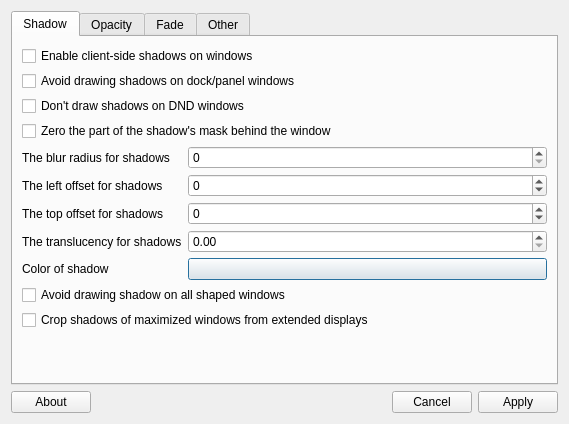
<?xml version="1.0" encoding="UTF-8"?>
<ui version="4.0">
 <class>MainDialog</class>
 <widget class="QDialog" name="MainDialog">
  <property name="geometry">
   <rect>
    <x>0</x>
    <y>0</y>
    <width>569</width>
    <height>424</height>
   </rect>
  </property>
  <property name="windowTitle">
   <string>Special Effect Settings</string>
  </property>
  <layout class="QVBoxLayout" name="verticalLayout">
   <item>
    <widget class="QTabWidget" name="tabWidget">
     <property name="currentIndex">
      <number>0</number>
     </property>
     <widget class="QWidget" name="shadowTab">
      <attribute name="title">
       <string>Shadow</string>
      </attribute>
      <layout class="QFormLayout" name="formLayout">
       <property name="verticalSpacing">
        <number>5</number>
       </property>
       <property name="bottomMargin">
        <number>3</number>
       </property>
       <item row="0" column="0" colspan="2">
        <widget class="QCheckBox" name="shadow">
         <property name="text">
          <string>Enable client-side shadows on windows</string>
         </property>
        </widget>
       </item>
       <item row="1" column="0" colspan="2">
        <widget class="QCheckBox" name="no_dock_shadow">
         <property name="text">
          <string>Avoid drawing shadows on dock/panel windows</string>
         </property>
        </widget>
       </item>
       <item row="2" column="0" colspan="2">
        <widget class="QCheckBox" name="no_dnd_shadow">
         <property name="text">
          <string>Don't draw shadows on DND windows</string>
         </property>
        </widget>
       </item>
       <item row="3" column="0" colspan="2">
        <widget class="QCheckBox" name="clear_shadow">
         <property name="toolTip">
          <string>Fix some weirdness with ARGB windows</string>
         </property>
         <property name="text">
          <string>Zero the part of the shadow's mask behind the window</string>
         </property>
        </widget>
       </item>
       <item row="4" column="0">
        <widget class="QLabel" name="shadow_radius_label">
         <property name="text">
          <string>The blur radius for shadows</string>
         </property>
        </widget>
       </item>
       <item row="4" column="1">
        <widget class="QSpinBox" name="shadow_radius"/>
       </item>
       <item row="5" column="0">
        <widget class="QLabel" name="shadow_offset_x_label">
         <property name="text">
          <string>The left offset for shadows</string>
         </property>
        </widget>
       </item>
       <item row="5" column="1">
        <widget class="QSpinBox" name="shadow_offset_x">
         <property name="minimum">
          <number>-99</number>
         </property>
        </widget>
       </item>
       <item row="6" column="0">
        <widget class="QLabel" name="shadow_offset_y_label">
         <property name="text">
          <string>The top offset for shadows</string>
         </property>
        </widget>
       </item>
       <item row="6" column="1">
        <widget class="QSpinBox" name="shadow_offset_y">
         <property name="minimum">
          <number>-99</number>
         </property>
        </widget>
       </item>
       <item row="7" column="0">
        <widget class="QLabel" name="shadow_opacity_label">
         <property name="text">
          <string>The translucency for shadows</string>
         </property>
        </widget>
       </item>
       <item row="7" column="1">
        <widget class="QDoubleSpinBox" name="shadow_opacity">
         <property name="maximum">
          <double>1.000000000000000</double>
         </property>
         <property name="singleStep">
          <double>0.050000000000000</double>
         </property>
        </widget>
       </item>
       <item row="8" column="0">
        <widget class="QLabel" name="label_5">
         <property name="text">
          <string>Color of shadow</string>
         </property>
        </widget>
       </item>
       <item row="8" column="1">
        <widget class="QPushButton" name="shadow_color">
         <property name="text">
          <string/>
         </property>
        </widget>
       </item>
       <item row="9" column="0" colspan="2">
        <widget class="QCheckBox" name="shadow_ignore_shaped">
         <property name="text">
          <string>Avoid drawing shadow on all shaped windows</string>
         </property>
        </widget>
       </item>
       <item row="10" column="0" colspan="2">
        <widget class="QCheckBox" name="xinerama_shadow_crop">
         <property name="text">
          <string>Crop shadows of maximized windows from extended displays</string>
         </property>
        </widget>
       </item>
      </layout>
     </widget>
     <widget class="QWidget" name="opacityTab">
      <attribute name="title">
       <string>Opacity</string>
      </attribute>
      <layout class="QFormLayout" name="formLayout_2">
       <property name="fieldGrowthPolicy">
        <enum>QFormLayout::AllNonFixedFieldsGrow</enum>
       </property>
       <item row="0" column="0">
        <widget class="QLabel" name="menu_opacity_label">
         <property name="text">
          <string>The opacity for menus</string>
         </property>
        </widget>
       </item>
       <item row="1" column="0">
        <widget class="QLabel" name="inactive_opacity_label">
         <property name="text">
          <string>Default opacity of inactive windows</string>
         </property>
        </widget>
       </item>
       <item row="2" column="0">
        <widget class="QLabel" name="active_opacity_label">
         <property name="text">
          <string>Default opacity for active windows</string>
         </property>
        </widget>
       </item>
       <item row="3" column="0">
        <widget class="QLabel" name="frame_opacity_label">
         <property name="text">
          <string>Opacity of window titlebars and borders</string>
         </property>
        </widget>
       </item>
       <item row="4" column="0">
        <widget class="QLabel" name="alpha_step_label">
         <property name="text">
          <string>XRender backend: Step size for alpha pictures
(Increasing it may result in less X resource usage)</string>
         </property>
        </widget>
       </item>
       <item row="5" column="0">
        <widget class="QLabel" name="inactive_dim_label">
         <property name="text">
          <string>Dim inactive windows</string>
         </property>
        </widget>
       </item>
       <item row="6" column="0" colspan="2">
        <widget class="QCheckBox" name="inactive_dim_fixed">
         <property name="text">
          <string>Do not let dimness adjust based on window opacity</string>
         </property>
        </widget>
       </item>
       <item row="7" column="0" colspan="2">
        <widget class="QCheckBox" name="blur_background">
         <property name="text">
          <string>Blur background of transparent windows</string>
         </property>
        </widget>
       </item>
       <item row="8" column="0" colspan="2">
        <widget class="QCheckBox" name="blur_background_frame">
         <property name="text">
          <string>Blur background of opaque windows with transparent frames as well</string>
         </property>
        </widget>
       </item>
       <item row="9" column="0" colspan="2">
        <widget class="QCheckBox" name="blur_background_fixed">
         <property name="text">
          <string>Do not let blur radius adjust based on window opacity</string>
         </property>
        </widget>
       </item>
       <item row="2" column="1">
        <widget class="QDoubleSpinBox" name="active_opacity">
         <property name="maximum">
          <double>1.000000000000000</double>
         </property>
         <property name="singleStep">
          <double>0.050000000000000</double>
         </property>
        </widget>
       </item>
       <item row="1" column="1">
        <widget class="QDoubleSpinBox" name="inactive_opacity">
         <property name="maximum">
          <double>1.000000000000000</double>
         </property>
         <property name="singleStep">
          <double>0.050000000000000</double>
         </property>
        </widget>
       </item>
       <item row="0" column="1">
        <widget class="QDoubleSpinBox" name="menu_opacity">
         <property name="maximum">
          <double>1.000000000000000</double>
         </property>
         <property name="singleStep">
          <double>0.050000000000000</double>
         </property>
        </widget>
       </item>
       <item row="3" column="1">
        <widget class="QDoubleSpinBox" name="frame_opacity">
         <property name="maximum">
          <double>1.000000000000000</double>
         </property>
         <property name="singleStep">
          <double>0.050000000000000</double>
         </property>
        </widget>
       </item>
       <item row="4" column="1">
        <widget class="QDoubleSpinBox" name="alpha_step">
         <property name="maximum">
          <double>1.000000000000000</double>
         </property>
         <property name="singleStep">
          <double>0.010000000000000</double>
         </property>
        </widget>
       </item>
       <item row="5" column="1">
        <widget class="QDoubleSpinBox" name="inactive_dim">
         <property name="maximum">
          <double>1.000000000000000</double>
         </property>
         <property name="singleStep">
          <double>0.050000000000000</double>
         </property>
        </widget>
       </item>
      </layout>
     </widget>
     <widget class="QWidget" name="fadeTab">
      <attribute name="title">
       <string>Fade</string>
      </attribute>
      <layout class="QFormLayout" name="formLayout_3">
       <item row="0" column="0" colspan="2">
        <widget class="QCheckBox" name="fading">
         <property name="text">
          <string>Fade windows during opacity changes</string>
         </property>
        </widget>
       </item>
       <item row="1" column="0">
        <widget class="QLabel" name="fade_delta_label">
         <property name="text">
          <string>The time between steps in a fade in milliseconds</string>
         </property>
        </widget>
       </item>
       <item row="2" column="0">
        <widget class="QLabel" name="fade_in_step_label">
         <property name="text">
          <string>Opacity change between steps while fading in</string>
         </property>
        </widget>
       </item>
       <item row="3" column="0">
        <widget class="QLabel" name="fade_out_step_label">
         <property name="text">
          <string>Opacity change between steps while fading out</string>
         </property>
        </widget>
       </item>
       <item row="4" column="0" colspan="2">
        <widget class="QCheckBox" name="no_fading_openclose">
         <property name="text">
          <string>Avoid fade windows in/out when opening/closing</string>
         </property>
        </widget>
       </item>
       <item row="2" column="1">
        <widget class="QDoubleSpinBox" name="fade_in_step">
         <property name="decimals">
          <number>3</number>
         </property>
         <property name="maximum">
          <double>1.000000000000000</double>
         </property>
         <property name="singleStep">
          <double>0.010000000000000</double>
         </property>
         <property name="value">
          <double>0.028000000000000</double>
         </property>
        </widget>
       </item>
       <item row="3" column="1">
        <widget class="QDoubleSpinBox" name="fade_out_step">
         <property name="decimals">
          <number>3</number>
         </property>
         <property name="maximum">
          <double>1.000000000000000</double>
         </property>
         <property name="singleStep">
          <double>0.010000000000000</double>
         </property>
         <property name="value">
          <double>0.030000000000000</double>
         </property>
        </widget>
       </item>
       <item row="1" column="1">
        <widget class="QSpinBox" name="fade_delta"/>
       </item>
      </layout>
     </widget>
     <widget class="QWidget" name="otherTab">
      <attribute name="title">
       <string>Other</string>
      </attribute>
      <layout class="QFormLayout" name="formLayout_4">
       <item row="0" column="1">
        <widget class="QGroupBox" name="backend">
         <property name="sizePolicy">
          <sizepolicy hsizetype="Minimum" vsizetype="Fixed">
           <horstretch>0</horstretch>
           <verstretch>0</verstretch>
          </sizepolicy>
         </property>
         <property name="title">
          <string>Rendering backend</string>
         </property>
         <property name="flat">
          <bool>false</bool>
         </property>
         <property name="checkable">
          <bool>false</bool>
         </property>
         <layout class="QVBoxLayout" name="verticalLayout_2">
          <item>
           <widget class="QRadioButton" name="backend_xrender">
            <property name="text">
             <string>X Render</string>
            </property>
           </widget>
          </item>
          <item>
           <widget class="QRadioButton" name="backend_glx">
            <property name="text">
             <string>GLX (OpenGL)</string>
            </property>
           </widget>
          </item>
         </layout>
        </widget>
       </item>
      </layout>
     </widget>
    </widget>
   </item>
   <item>
    <layout class="QHBoxLayout" name="horizontalLayout">
     <item>
      <widget class="QPushButton" name="aboutButton">
       <property name="text">
        <string>About</string>
       </property>
      </widget>
     </item>
     <item>
      <widget class="QDialogButtonBox" name="buttonBox">
       <property name="orientation">
        <enum>Qt::Horizontal</enum>
       </property>
       <property name="standardButtons">
        <set>QDialogButtonBox::Apply|QDialogButtonBox::Cancel</set>
       </property>
      </widget>
     </item>
    </layout>
   </item>
  </layout>
 </widget>
 <tabstops>
  <tabstop>shadow</tabstop>
  <tabstop>no_dock_shadow</tabstop>
  <tabstop>no_dnd_shadow</tabstop>
  <tabstop>clear_shadow</tabstop>
  <tabstop>shadow_radius</tabstop>
  <tabstop>shadow_offset_x</tabstop>
  <tabstop>shadow_offset_y</tabstop>
  <tabstop>shadow_opacity</tabstop>
  <tabstop>shadow_color</tabstop>
  <tabstop>buttonBox</tabstop>
  <tabstop>menu_opacity</tabstop>
  <tabstop>inactive_opacity</tabstop>
  <tabstop>active_opacity</tabstop>
  <tabstop>frame_opacity</tabstop>
  <tabstop>alpha_step</tabstop>
  <tabstop>tabWidget</tabstop>
  <tabstop>inactive_dim</tabstop>
  <tabstop>inactive_dim_fixed</tabstop>
  <tabstop>blur_background</tabstop>
  <tabstop>blur_background_frame</tabstop>
  <tabstop>blur_background_fixed</tabstop>
  <tabstop>fading</tabstop>
  <tabstop>fade_delta</tabstop>
  <tabstop>no_fading_openclose</tabstop>
  <tabstop>fade_in_step</tabstop>
  <tabstop>fade_out_step</tabstop>
 </tabstops>
 <resources/>
 <connections>
  <connection>
   <sender>buttonBox</sender>
   <signal>rejected()</signal>
   <receiver>MainDialog</receiver>
   <slot>reject()</slot>
   <hints>
    <hint type="sourcelabel">
     <x>320</x>
     <y>253</y>
    </hint>
    <hint type="destinationlabel">
     <x>286</x>
     <y>257</y>
    </hint>
   </hints>
  </connection>
  <connection>
   <sender>buttonBox</sender>
   <signal>accepted()</signal>
   <receiver>MainDialog</receiver>
   <slot>accept()</slot>
   <hints>
    <hint type="sourcelabel">
     <x>210</x>
     <y>242</y>
    </hint>
    <hint type="destinationlabel">
     <x>315</x>
     <y>-14</y>
    </hint>
   </hints>
  </connection>
 </connections>
</ui>
